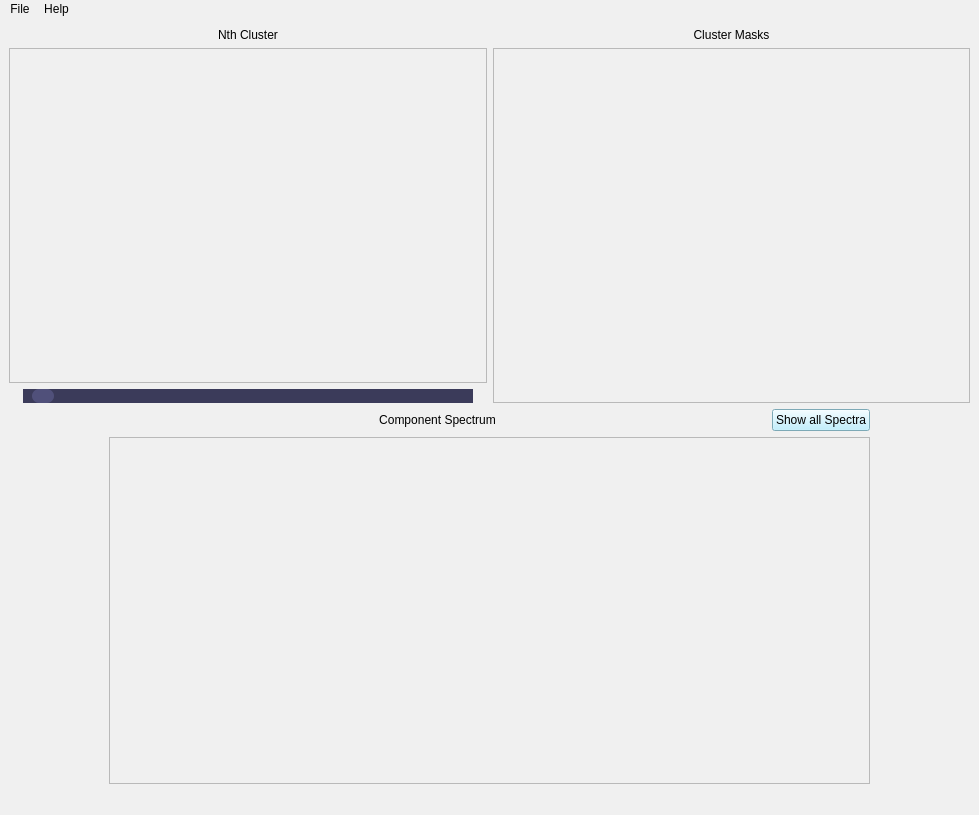
<?xml version="1.0" encoding="UTF-8"?>
<ui version="4.0">
 <class>MainWindow</class>
 <widget class="QMainWindow" name="MainWindow">
  <property name="geometry">
   <rect>
    <x>0</x>
    <y>0</y>
    <width>979</width>
    <height>815</height>
   </rect>
  </property>
  <property name="sizePolicy">
   <sizepolicy hsizetype="Ignored" vsizetype="Preferred">
    <horstretch>0</horstretch>
    <verstretch>0</verstretch>
   </sizepolicy>
  </property>
  <property name="windowTitle">
   <string>MainWindow</string>
  </property>
  <property name="styleSheet">
   <string notr="true">background-color: rgb(240, 240, 240);</string>
  </property>
  <widget class="QWidget" name="centralwidget">
   <property name="styleSheet">
    <string notr="true">
/*  HANDLE BAR VERTICAL */
QScrollBar::handle:horizontal {	
	background-color: rgb(80, 80, 122);
	min-height: 30px;
	border-radius: 7px;
}
QScrollBar::handle:horizontal:hover{	
	background-color: rgb(255, 0, 127);
}
QScrollBar::handle:vertical:pressed {	
	background-color: rgb(185, 0, 92);
}

/* BTN TOP - SCROLLBAR */
QScrollBar::sub-line:horizontal {
	border: none;
	background-color: rgb(59, 59, 90);
	height: 15px;
	border-top-left-radius: 7px;
	border-top-right-radius: 7px;
	subcontrol-position: top;
	subcontrol-origin: margin;
}
QScrollBar::sub-line:horizontal:hover {	
	background-color: rgb(255, 0, 127);
}
QScrollBar::sub-line:horizontal:pressed {	
	background-color: rgb(185, 0, 92);
}

/* BTN BOTTOM - SCROLLBAR */
QScrollBar::add-line:horizontal {
	border: none;
	background-color: rgb(59, 59, 90);
	height: 15px;
	border-bottom-left-radius: 7px;
	border-bottom-right-radius: 7px;
	subcontrol-position: bottom;
	subcontrol-origin: margin;
}
QScrollBar::add-line:horizontal:hover {	
	background-color: rgb(255, 0, 127);
}
QScrollBar::add-line:horizontal:pressed {	
	background-color: rgb(185, 0, 92);
}

/* RESET ARROW */
QScrollBar::up-arrow:horizontal, QScrollBar::down-arrow:vertical {
	background: none;
}
QScrollBar::add-page:horizontal, QScrollBar::sub-page:vertical {
	background: none;
}
</string>
   </property>
   <layout class="QGridLayout" name="gridLayout_9">
    <item row="0" column="0">
     <layout class="QGridLayout" name="gridLayout_8">
      <item row="0" column="0">
       <layout class="QGridLayout" name="gridLayout_7">
        <item row="0" column="0">
         <layout class="QGridLayout" name="gridLayout_5">
          <item row="0" column="0">
           <layout class="QGridLayout" name="gridLayout_3">
            <item row="0" column="0">
             <widget class="QLabel" name="label_4">
              <property name="styleSheet">
               <string notr="true">font: 14pt &quot;MS Shell Dlg 2&quot;;</string>
              </property>
              <property name="text">
               <string>Nth Cluster</string>
              </property>
              <property name="alignment">
               <set>Qt::AlignCenter</set>
              </property>
             </widget>
            </item>
            <item row="1" column="0">
             <widget class="ImageView" name="image_view"/>
            </item>
           </layout>
          </item>
          <item row="1" column="0">
           <widget class="QScrollBar" name="hsb_cluster_number">
            <property name="minimum">
             <number>0</number>
            </property>
            <property name="maximum">
             <number>20</number>
            </property>
            <property name="pageStep">
             <number>1</number>
            </property>
            <property name="value">
             <number>1</number>
            </property>
            <property name="orientation">
             <enum>Qt::Horizontal</enum>
            </property>
           </widget>
          </item>
         </layout>
        </item>
        <item row="0" column="1">
         <layout class="QGridLayout" name="gridLayout">
          <item row="0" column="0">
           <widget class="QLabel" name="label">
            <property name="styleSheet">
             <string notr="true">font: 14pt &quot;MS Shell Dlg 2&quot;;</string>
            </property>
            <property name="text">
             <string>Cluster Masks</string>
            </property>
            <property name="alignment">
             <set>Qt::AlignCenter</set>
            </property>
           </widget>
          </item>
          <item row="1" column="0">
           <widget class="ImageView" name="cluster_view"/>
          </item>
         </layout>
        </item>
       </layout>
      </item>
      <item row="1" column="0">
       <layout class="QGridLayout" name="gridLayout_6">
        <item row="0" column="0">
         <layout class="QGridLayout" name="gridLayout_4">
          <property name="leftMargin">
           <number>100</number>
          </property>
          <property name="rightMargin">
           <number>100</number>
          </property>
          <item row="0" column="0">
           <layout class="QGridLayout" name="gridLayout_2">
            <item row="0" column="0">
             <widget class="QLabel" name="label_2">
              <property name="styleSheet">
               <string notr="true">font: 75 12pt &quot;MS Shell Dlg 2&quot;;</string>
              </property>
              <property name="text">
               <string>Component Spectrum</string>
              </property>
              <property name="alignment">
               <set>Qt::AlignCenter</set>
              </property>
             </widget>
            </item>
            <item row="0" column="1">
             <widget class="QPushButton" name="pb_show_all_spec">
              <property name="sizePolicy">
               <sizepolicy hsizetype="Fixed" vsizetype="Fixed">
                <horstretch>0</horstretch>
                <verstretch>0</verstretch>
               </sizepolicy>
              </property>
              <property name="styleSheet">
               <string notr="true">font: 12pt &quot;MS Shell Dlg 2&quot;;
background-color: rgb(175, 236, 255);</string>
              </property>
              <property name="text">
               <string>Show all Spectra</string>
              </property>
             </widget>
            </item>
           </layout>
          </item>
          <item row="1" column="0">
           <widget class="PlotWidget" name="component_view">
            <property name="sizeAdjustPolicy">
             <enum>QAbstractScrollArea::AdjustToContents</enum>
            </property>
           </widget>
          </item>
         </layout>
        </item>
       </layout>
      </item>
     </layout>
    </item>
   </layout>
  </widget>
  <widget class="QMenuBar" name="menubar">
   <property name="geometry">
    <rect>
     <x>0</x>
     <y>0</y>
     <width>979</width>
     <height>26</height>
    </rect>
   </property>
   <widget class="QMenu" name="menuFile">
    <property name="title">
     <string>File</string>
    </property>
    <addaction name="actionSave"/>
   </widget>
   <widget class="QMenu" name="menuHelp">
    <property name="title">
     <string>Help</string>
    </property>
   </widget>
   <addaction name="menuFile"/>
   <addaction name="menuHelp"/>
  </widget>
  <widget class="QStatusBar" name="statusbar"/>
  <action name="actionSave">
   <property name="text">
    <string>Save</string>
   </property>
  </action>
 </widget>
 <customwidgets>
  <customwidget>
   <class>ImageView</class>
   <extends>QGraphicsView</extends>
   <header>pyqtgraph</header>
  </customwidget>
  <customwidget>
   <class>PlotWidget</class>
   <extends>QGraphicsView</extends>
   <header>pyqtgraph</header>
  </customwidget>
 </customwidgets>
 <resources/>
 <connections/>
</ui>
